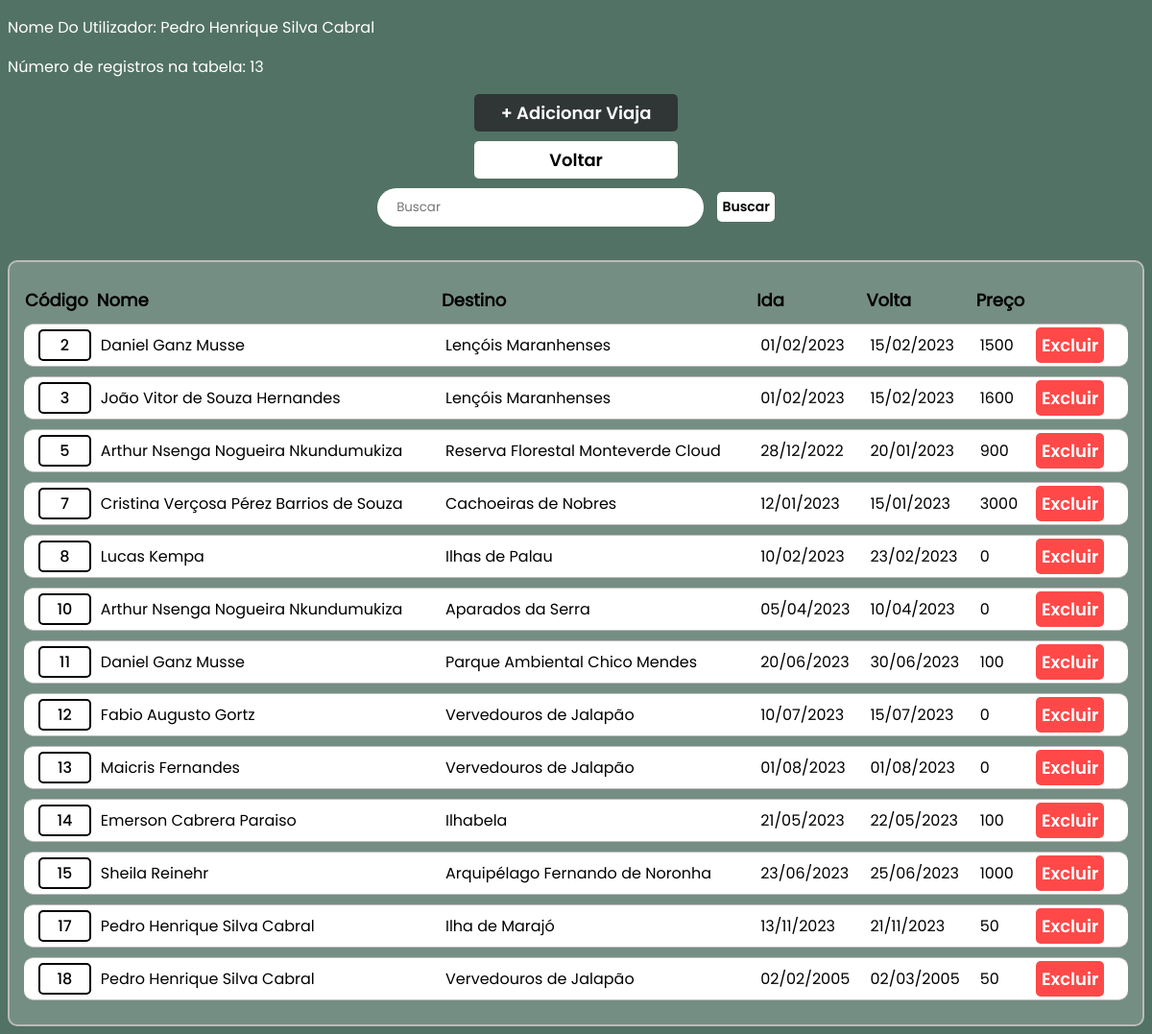
The page /perfil/admin/db5/viaja_lst.php (signed in) on the database its author committed.
### tables this page shows
CREATE TABLE `cliente` (
  `Cod_Cliente` int NOT NULL AUTO_INCREMENT,
  `Nome` varchar(100) DEFAULT NULL,
  `CPF` char(14) DEFAULT NULL,
  `Genero` char(1) DEFAULT NULL,
  `CEP` char(9) DEFAULT NULL,
  `DT_Nasc` date DEFAULT NULL,
  `Faixa_preco` int DEFAULT '0',
  `Inter_Nacional` char(1) DEFAULT 'A',
  `123Pontos` int DEFAULT '0',
  `Email` varchar(100) DEFAULT NULL,
  `Senha_login` varchar(20) DEFAULT NULL,
  PRIMARY KEY (`Cod_Cliente`),
  UNIQUE KEY `CPF` (`CPF`,`Email`)
);

CREATE TABLE `viaja` (
  `Cod_Viagem` int NOT NULL AUTO_INCREMENT,
  `fk_Cliente_Cod_Cliente` int DEFAULT NULL,
  `fk_Destino_Cod_Lugar` int DEFAULT NULL,
  `DT_Ida` date DEFAULT NULL,
  `DT_Volta` date DEFAULT NULL,
  `Valor` int DEFAULT NULL,
  PRIMARY KEY (`Cod_Viagem`),
  KEY `FK_viaja_2` (`fk_Cliente_Cod_Cliente`),
  KEY `FK_viaja_3` (`fk_Destino_Cod_Lugar`),
  CONSTRAINT `FK_viaja_2` FOREIGN KEY (`fk_Cliente_Cod_Cliente`) REFERENCES `cliente` (`Cod_Cliente`) ON DELETE CASCADE,
  CONSTRAINT `FK_viaja_3` FOREIGN KEY (`fk_Destino_Cod_Lugar`) REFERENCES `destino` (`Cod_Lugar`) ON DELETE SET NULL
);

CREATE TABLE `destino` (
  `Cod_Lugar` int NOT NULL AUTO_INCREMENT,
  `Nome_Lugar` varchar(50) DEFAULT NULL,
  `Desc_destino` varchar(255) DEFAULT NULL,
  `Cidade` varchar(30) DEFAULT '',
  `Estado` varchar(30) DEFAULT '',
  `Pais` varchar(30) DEFAULT NULL,
  `Continente` varchar(30) DEFAULT NULL,
  `Nivel_dificul` char(1) DEFAULT NULL,
  `Preco_aprox` int DEFAULT NULL,
  `HTML_pagina` text,
  PRIMARY KEY (`Cod_Lugar`),
  UNIQUE KEY `Nome_Lugar` (`Nome_Lugar`)
);

### perfil/admin/db5/viaja_lst.php (the view, shortened to what this page needs)
<!DOCTYPE html>
<html lang="pt-BR">
<head>
    <link rel="stylesheet" href="../style_lst.css">
</head>
<body>
    <?php
        include("../db0/connection.php");
        $sqlID = "SELECT Nome FROM Cliente WHERE Cod_cliente = {$_SESSION['Cod_Cliente']}";
        $resultID = $conn->query($sqlID);
        $rowID = $resultID->fetch_assoc();
        echo "<p>Nome Do Utilizador: " . $rowID['Nome'] . "</p>";
        if (isset($_GET['busca'])) {
            $busca = $_GET['busca'];
            if (!empty($busca)){
                $sql = "SELECT v.Cod_Viagem, v.fk_Cliente_Cod_Cliente, v.fk_Destino_Cod_Lugar, v.DT_Ida, v.DT_Volta, v.Valor
                FROM viaja v
                INNER JOIN cliente c ON v.fk_Cliente_Cod_Cliente = c.Cod_Cliente
                INNER JOIN destino d ON v.fk_Destino_Cod_Lugar = d.Cod_Lugar
                WHERE v.Cod_Viagem = '$busca' OR c.Nome LIKE '%$busca%' OR d.Nome_lugar LIKE '%$busca%'";
                $result = $conn->query($sql);
                echo "<p>Número de registros na tabela: " . $result->num_rows . "</p>";
            } else {
                $sql = "SELECT Cod_Viagem, fk_Cliente_Cod_Cliente, fk_Destino_Cod_Lugar, DT_Ida, DT_Volta, Valor FROM viaja";
                $result = $conn->query($sql);
                echo "<p>Número de registros na tabela: " . $result->num_rows . "</p>";
            }
        } else {
            $sql = "SELECT Cod_Viagem, fk_Cliente_Cod_Cliente, fk_Destino_Cod_Lugar, DT_Ida, DT_Volta, Valor FROM viaja";
            $result = $conn->query($sql);
            echo "<p>Número de registros na tabela: " . $result->num_rows . "</p>";
        }
    ?>
    <div id="div_centralizar_elementos">
        <a id="ADD" href="viaja_add.php">+ Adicionar Viaja</a>
        <a id="Voltar" href="../db0/inicio.php">Voltar</a>
        <form method="get" action="" id="formulario">
            <input type="text" name="busca" id="busca" placeholder="Buscar">
            <input type="submit" value="Buscar" id="button_submit">
        </form>
    </div>
    <table>
        <thead>
            <tr>
                <th>Código</th>
                <th>Nome</th>
                <th>Destino</th>
                <th>Ida</th>
                <th>Volta</th>
                <th>Preço</th>
            </tr>
        </thead>
        <?php
            if ($result->num_rows > 0) {
                while ($row = $result->fetch_assoc()) {
        ?>
            <tr>
                <td>
                    <a href="viaja_info.php?Cod_Viagem=<?php echo $row['Cod_Viagem']?>"><?php echo $row['Cod_Viagem']?></a>
                </td>
                <td>
                    <?php
                        $fkCod_Cliente = $row['fk_Cliente_Cod_Cliente'];
                        $sqlCliente = "SELECT Nome FROM Cliente WHERE Cod_Cliente = $fkCod_Cliente";
                        $resultCliente = $conn->query($sqlCliente);
                        $clienteData = $resultCliente->fetch_assoc();
                        echo $clienteData['Nome'];
                    ?>
                </td>
                <td>
                    <?php
                        $fkCod_Lugar = $row['fk_Destino_Cod_Lugar'];
                        $sqlLugar = "SELECT Nome_Lugar FROM Destino WHERE Cod_Lugar = $fkCod_Lugar";
                        $resultLugar = $conn->query($sqlLugar);
                        $LugarData = $resultLugar->fetch_assoc();
                        echo $LugarData['Nome_Lugar'];
                    ?>
                </td>
                <td><?php echo date('d/m/Y', strtotime($row['DT_Ida']))?></td>
                <td><?php echo date('d/m/Y', strtotime($row['DT_Volta']))?></td>
                <td><?php echo $row['Valor']?></td>
                <td onclick="remove(<?php echo $row['Cod_Viagem']?>);">
                    <a id="Excluir" href="#" style="display: inline;">Excluir</a>
                </td>
            </tr>
        <?php
                }
             }
        ?>
    </table>
</body>
</html>

### perfil/admin/style_lst.css (style rules this page uses)
body { font-family: 'poppins'; background-color: #527265; }
#div_centralizar_elementos { display: flex; flex-direction: column; align-items: center; }
a { text-decoration: none; color: black; border: 2px solid black; border-radius: 5px; padding: 2px; font-family: 'poppins_medio'; display: flex; align-items: center; justify-content: center; }
td { padding: 5px; border: 1px solid #bbb; border-right: none; border-left: none; background-color: white; }
th { text-align: start; font-size: 18px; }
table tr td:last-child { border-radius: 0 10px 10px 0; padding-right: 15px; }
table tr td:nth-child(1) { border-radius: 10px 0 0 10px; padding-left: 15px; }
#ADD { width: 200px; margin-bottom: 10px; display: flex; font-family: 'poppins_semibold'; border: none; color: white; background-color: #303535; font-size: 18px; padding: 6px; border-radius: 5px; cursor: pointer; transition: opacity 0.15s, box-shadow 0.15s; }
#Voltar { width: 200px; margin-bottom: 10px; display: flex; font-family: 'poppins_semibold'; border: none; color: black; background-color: white; font-size: 18px; padding: 6px; border-radius: 5px; cursor: pointer; transition: opacity 0.15s, box-shadow 0.15s; }
#formulario { display: inline-block }
#busca { user-select: none; border-radius: 30px; border: 0px solid; color: #283228; background-color: rgb(255, 255, 255); height: 40px; width: 300px; margin: 0 10px 20px 0; padding: 0 20px; font-family: 'poppins'; transition: box-shadow 0.15s, background-color 0.15s; }
p { color: white; }
#button_submit { font-family: 'poppins_semibold'; border: none; color: black; background-color: white; font-size: 14px; padding: 5px; border-radius: 5px; cursor: pointer; transition: opacity 0.15s, box-shadow 0.15s; }
#Excluir { color: black; }
table { margin-top: 15px; border: 2px solid #bbb; width: 100%; background-color: rgba(255, 255, 255, 0.2); border-radius: 10px; border-spacing: 0 10px; padding: 15px 15px; }
#Excluir { user-select: none; width: 130px; font-family: 'poppins_semibold'; background-color: rgb(255, 73, 73); border: none; color: white; font-size: 18px; padding: 6px; border-radius: 5px; cursor: pointer; transition: opacity 0.15s, box-shadow 0.15s; }

### rows shown on the page
cliente: Nome "Pedro Henrique Silva Cabral"
viaja: Cod_Viagem "2", fk_Cliente_Cod_Cliente.Nome "Daniel Ganz Musse", fk_Destino_Cod_Lugar.Nome_Lugar "Lençóis Maranhenses", DT_Ida "01/02/2023", DT_Volta "15/02/2023", Valor "1500"
viaja: Cod_Viagem "3", fk_Cliente_Cod_Cliente.Nome "João Vitor de Souza Hernandes", fk_Destino_Cod_Lugar.Nome_Lugar "Lençóis Maranhenses", DT_Ida "01/02/2023", DT_Volta "15/02/2023", Valor "1600"
viaja: Cod_Viagem "5", fk_Cliente_Cod_Cliente.Nome "Arthur Nsenga Nogueira Nkundumukiza", fk_Destino_Cod_Lugar.Nome_Lugar "Reserva Florestal Monteverde Cloud", DT_Ida "28/12/2022", DT_Volta "20/01/2023", Valor "900"
viaja: Cod_Viagem "7", fk_Cliente_Cod_Cliente.Nome "Cristina Verçosa Pérez Barrios de Souza", fk_Destino_Cod_Lugar.Nome_Lugar "Cachoeiras de Nobres", DT_Ida "12/01/2023", DT_Volta "15/01/2023", Valor "3000"
viaja: Cod_Viagem "8", fk_Cliente_Cod_Cliente.Nome "Lucas Kempa", fk_Destino_Cod_Lugar.Nome_Lugar "Ilhas de Palau", DT_Ida "10/02/2023", DT_Volta "23/02/2023", Valor "0"
viaja: Cod_Viagem "10", fk_Cliente_Cod_Cliente.Nome "Arthur Nsenga Nogueira Nkundumukiza", fk_Destino_Cod_Lugar.Nome_Lugar "Aparados da Serra", DT_Ida "05/04/2023", DT_Volta "10/04/2023", Valor "0"
viaja: Cod_Viagem "11", fk_Cliente_Cod_Cliente.Nome "Daniel Ganz Musse", fk_Destino_Cod_Lugar.Nome_Lugar "Parque Ambiental Chico Mendes", DT_Ida "20/06/2023", DT_Volta "30/06/2023", Valor "100"
viaja: Cod_Viagem "12", fk_Cliente_Cod_Cliente.Nome "Fabio Augusto Gortz", fk_Destino_Cod_Lugar.Nome_Lugar "Vervedouros de Jalapão", DT_Ida "10/07/2023", DT_Volta "15/07/2023", Valor "0"
viaja: Cod_Viagem "13", fk_Cliente_Cod_Cliente.Nome "Maicris Fernandes", fk_Destino_Cod_Lugar.Nome_Lugar "Vervedouros de Jalapão", DT_Ida "01/08/2023", DT_Volta "01/08/2023", Valor "0"
viaja: Cod_Viagem "14", fk_Cliente_Cod_Cliente.Nome "Emerson Cabrera Paraiso", fk_Destino_Cod_Lugar.Nome_Lugar "Ilhabela", DT_Ida "21/05/2023", DT_Volta "22/05/2023", Valor "100"
viaja: Cod_Viagem "15", fk_Cliente_Cod_Cliente.Nome "Sheila Reinehr", fk_Destino_Cod_Lugar.Nome_Lugar "Arquipélago Fernando de Noronha", DT_Ida "23/06/2023", DT_Volta "25/06/2023", Valor "1000"
viaja: Cod_Viagem "17", fk_Cliente_Cod_Cliente.Nome "Pedro Henrique Silva Cabral", fk_Destino_Cod_Lugar.Nome_Lugar "Ilha de Marajó", DT_Ida "13/11/2023", DT_Volta "21/11/2023", Valor "50"
viaja: Cod_Viagem "18", fk_Cliente_Cod_Cliente.Nome "Pedro Henrique Silva Cabral", fk_Destino_Cod_Lugar.Nome_Lugar "Vervedouros de Jalapão", DT_Ida "02/02/2005", DT_Volta "02/03/2005", Valor "50"

### other values the page prints
$result->num_rows "13"
